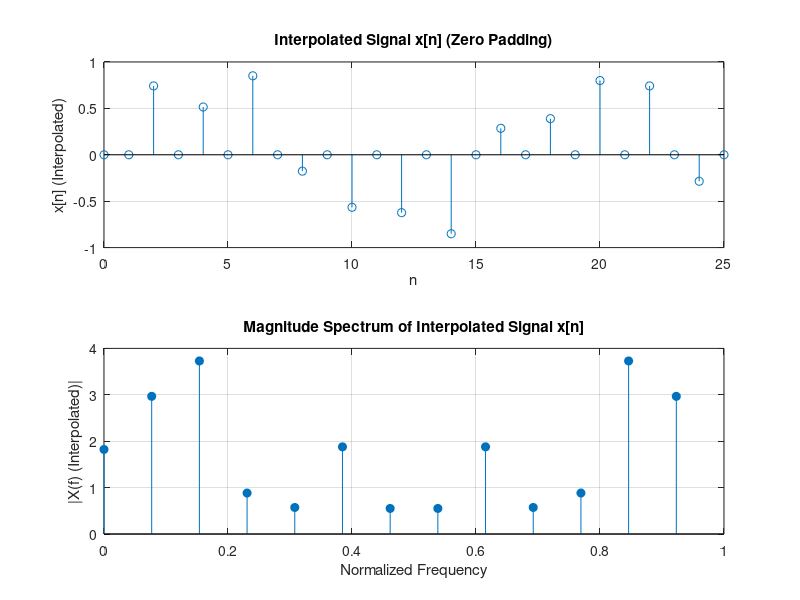

Recreate this plot in MATLAB.
% Parameters
n = 0:1:25;              % Discrete time index
f1 = 0.0625;             % Frequency of the first sine component
f2 = 0.2;                % Frequency of the second sine component

% Generate the discrete-time signal x[n]
x_n = 0.8 * sin(2 * pi * f1 * n) + 0.3 * sin(2 * pi * f2 * n);

% Downsample the signal by a factor of 2
x_n_downsampled = x_n(1:2:end);  % Take every second sample

% Interpolate the downsampled signal by a factor of 2 using zero padding
M = 2;  % Interpolation factor
x_n_interpolated = zeros(1, M * length(x_n_downsampled));
x_n_interpolated(1:M:end) = x_n_downsampled;

% Plot the interpolated signal in the time domain
n_interpolated = 0:1:length(x_n_interpolated)-1;  % New time index for interpolated signal
figure;
subplot(2, 1, 1);
stem(n_interpolated, x_n_interpolated);
xlabel('n');
ylabel('x[n] (Interpolated)');
title('Interpolated Signal x[n] (Zero Padding)');
grid on;

% Apply low-pass filtering to smooth the signal (using a simple FFT filter)
X_f_interpolated = fft(x_n_interpolated);
X_f_interpolated = X_f_interpolated(1:floor(end/2));  % Retain the positive frequencies
X_f_interpolated_mag = abs(X_f_interpolated);         % Magnitude of the Fourier Transform
N_interpolated = length(X_f_interpolated);
f_interpolated = (0:N_interpolated-1)/N_interpolated;  % Normalized frequency axis

% Plot the magnitude spectrum of the interpolated signal
subplot(2, 1, 2);
stem(f_interpolated, X_f_interpolated_mag, 'filled');
xlabel('Normalized Frequency');
ylabel('|X(f) (Interpolated)|');
title('Magnitude Spectrum of Interpolated Signal x[n]');
grid on;
